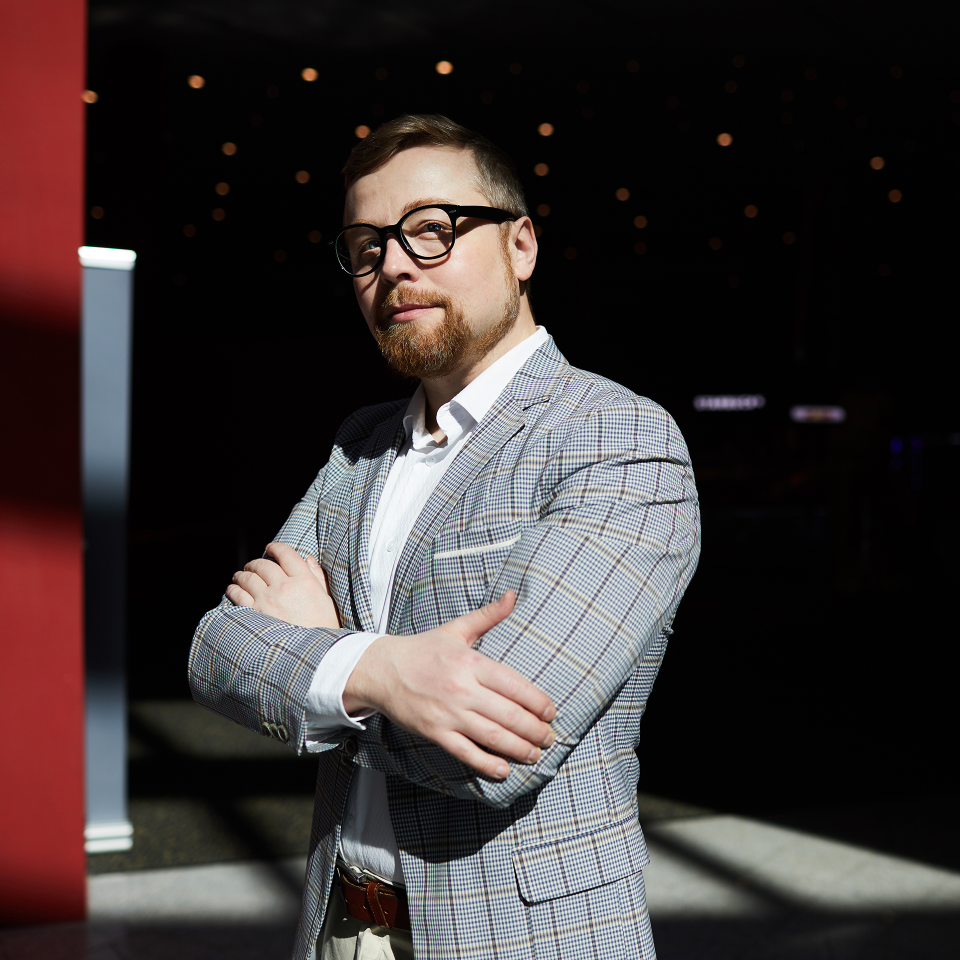
#> input picture images/08.jpg, 1920 x 1920 px (shown at 1/2 size); its folder holds only this picture in this run
$ jupyter execute --allow-errors Pillow.ipynb
#> lines starting #> are read from the running program, lines starting #| are printed output that depends on the picture; long printed decimals are rounded
[cell 1]
import PIL

[cell 2]
print('Pillow Version: ', PIL.__version__)
print('PIL Version: ', PIL.__version__)

[cell 3]
from PIL import Image

#> (a cell that did not finish here is left out)

[cell 5]
from matplotlib import image
from matplotlib import pyplot

#> (a cell that did not finish here is left out)

[cell 7]
from PIL import Image
from numpy import asarray

#> (a cell that did not finish here is left out)

[cell 9]
from os import listdir
from matplotlib import image

[cell 10]
loaded_images = list()
#> loaded_images = []
for filename in listdir('images'):
    img_data = image.imread('images/' + filename)
#> img_data is the input picture: shape (1920, 1920, 3); mean R, G, B 61.1, 52.9, 52.7
    loaded_images.append(img_data)
    print('> loaded %s %s', (filename, img_data.shape))
#| > loaded %s %s ('08.jpg', (1920, 1920, 3))

[cell 11]
from PIL import Image

#> (a cell that did not finish here is left out)

[cell 13]
from PIL import Image
#> (the rest of this cell did not finish here and is left out)

[cell 14]
from PIL import Image
#> (the rest of this cell did not finish here and is left out)

[cell 15]
from PIL import Image
#> (the rest of this cell did not finish here and is left out)

[cell 16]
from PIL import Image
from matplotlib import pyplot

#> (the rest of this cell did not finish here and is left out)

[cell 17]
from PIL import Image
from matplotlib import pyplot

#> (the rest of this cell did not finish here and is left out)

[cell 18]
from PIL import Image

#> (the rest of this cell did not finish here and is left out)

[cell 19]
from PIL import Image

image = Image.open('sydney_bridge.jpg')
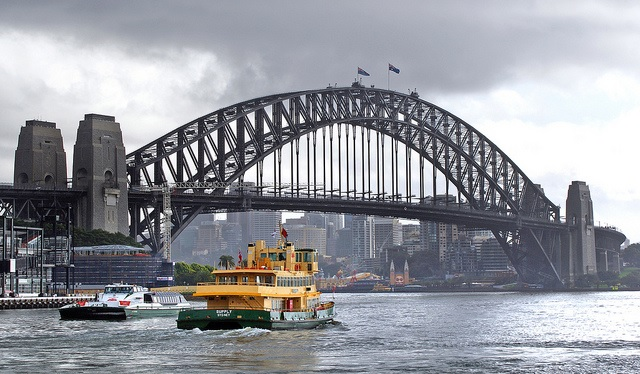
#> input picture sydney_bridge.jpg, 640 x 374 px
#> image is the input picture: PIL image 640x374 RGB; mean R, G, B 148.7, 150.6, 157.1
print(image.format)
#| JPEG
print(image.mode)
#| RGB
print(image.size)
#| (640, 374)
image.show()

[cell 20]
from numpy import asarray
from PIL import Image

image = Image.open('sydney_bridge.jpg')
pixels = asarray(image)
print('Data Type: %s' % pixels.dtype)
#| Data Type: uint8
print('Min: %.3f, Max: %.3f' % (pixels.min(), pixels.max()))
#| Min: 0.000, Max: 255.000
pixels = pixels.astype('float32')
pixels /= 255.0
print('Min: %.3f, Max: %.3f' % (pixels.min(), pixels.max()))
#| Min: 0.000, Max: 1.000

[cell 21]
# example of global centering (subtract mean)
from numpy import asarray
from PIL import Image

image = Image.open('sydney_bridge.jpg')
pixels = asarray(image)
pixels = pixels.astype('float32')
mean = pixels.mean()
#> mean = 152.1
print('Mean: %.3f' % mean)
#| Mean: 152.134
print('Min: %.3f, Max: %.3f' % (pixels.min(), pixels.max()))
#| Min: 0.000, Max: 255.000
pixels = pixels - mean
print('Mean: %.3f' % mean)
#| Mean: 152.134
print('Min: %.3f, Max: %.3f' % (pixels.min(), pixels.max()))
#| Min: -152.134, Max: 102.866

[cell 22]
# example of per-channel centering (subtract mean)
from numpy import asarray
from PIL import Image

image = Image.open('sydney_bridge.jpg')
pixels = asarray(image)
pixels = pixels.astype('float32')

means = pixels.mean(axis=(0, 1), dtype='float64')
#> means = [148.7, 150.6, 157.1]
print('Means: %s' % means)
#| Means: [148.724 150.582 157.096]
print('Mins: %s, Maxs: %s' % (pixels.min(axis=(0, 1)), pixels.max(axis=(0, 1))))
#| Mins: [0. 0. 0.], Maxs: [255. 255. 255.]
pixels -= means

means = pixels.mean(axis=(0, 1), dtype='float64')
#> means = [1.43e-06, -1.19e-06, -1.06e-06]
print('Means: %s' % means)
#| Means: [ 1.42573259e-06 -1.19380862e-06 -1.06209987e-06]
print('Mins: %s, Maxs: %s' % (pixels.min(axis=(0, 1)), pixels.max(axis=(0, 1))))
#| Mins: [-148.724 -150.5824  -157.0963 ], Maxs: [106.276  104.4176    97.904]

[cell 23]
# example of global pixel standardization
from numpy import asarray
from PIL import Image

image = Image.open('sydney_bridge.jpg')
pixels = asarray(image)
pixels = pixels.astype('float32')
mean, std = pixels.mean(), pixels.std()
#> std = 70.49
print('Mean: %.3f, Standard Deviation: %.3f' % (mean, std))
#| Mean: 152.134, Standard Deviation: 70.490
pixels = (pixels - mean) / std
mean, std = pixels.mean(), pixels.std()
#> mean = 4.33e-08; std = 1
print('Mean: %.3f, Standard Deviation: %.3f' % (mean, std))
#| Mean: 0.000, Standard Deviation: 1.000

[cell 24]
# examplel of global pixel standardization shifted to positive domain
from numpy import asarray
from numpy import clip
from PIL import Image

image = Image.open('sydney_bridge.jpg')
pixels = asarray(image)
pixels = pixels.astype('float32')
mean, std = pixels.mean(), pixels.std()
#> mean = 152.1; std = 70.49
print('Mean: %.3f, Standard Deviation: %.3f' % (mean, std))
#| Mean: 152.134, Standard Deviation: 70.490
pixels = (pixels - mean) / std
pixels = clip(pixels, -1.0, 1.0)
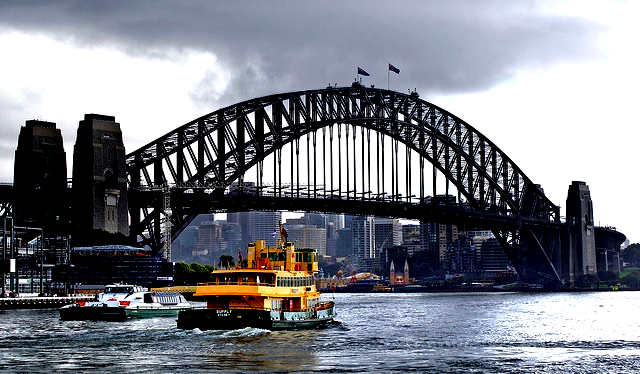
#> pixels: shape (374, 640, 3) float32; mean R, G, B -0.0158, 0.00321, 0.0698; drawn with min black and max white
pixels = (pixels + 1.0) / 2.0
mean, std = pixels.mean(), pixels.std()
#> mean = 0.51; std = 0.388
print('Mean: %.3f, Standard Deviation: %.3f' % (mean, std))
#| Mean: 0.510, Standard Deviation: 0.388
print('Min: %.3f, Max: %.3f' % (pixels.min(), pixels.max()))
#| Min: 0.000, Max: 1.000

[cell 25]
# example of per-channel pixel standardization
from numpy import asarray
from PIL import Image

image = Image.open('sydney_bridge.jpg')
pixels = asarray(image)
pixels = pixels.astype('float32')
means = pixels.mean(axis=(0, 1), dtype='float64')
#> means = [148.7, 150.6, 157.1]
stds = pixels.std(axis=(0, 1), dtype='float64')
#> stds = [70.11, 70.47, 70.62]
print('Means: %s, Stds: %s' % (means, stds))
#| Means: [148.724 150.582 157.096], Stds: [70.106 70.468  70.619]
pixels = (pixels - means) / stds
means = pixels.mean(axis=(0, 1), dtype='float64')
#> means = [-6.59e-14, 1.1e-13, 1.47e-13]
stds = pixels.std(axis=(0, 1), dtype='float64')
#> stds = [1, 1, 1]
print('Means: %s, Stds: %s' % (means, std))
#| Means: [-6.58722649e-14  1.09546158e-13  1.47344593e-13], Stds: 0.388
